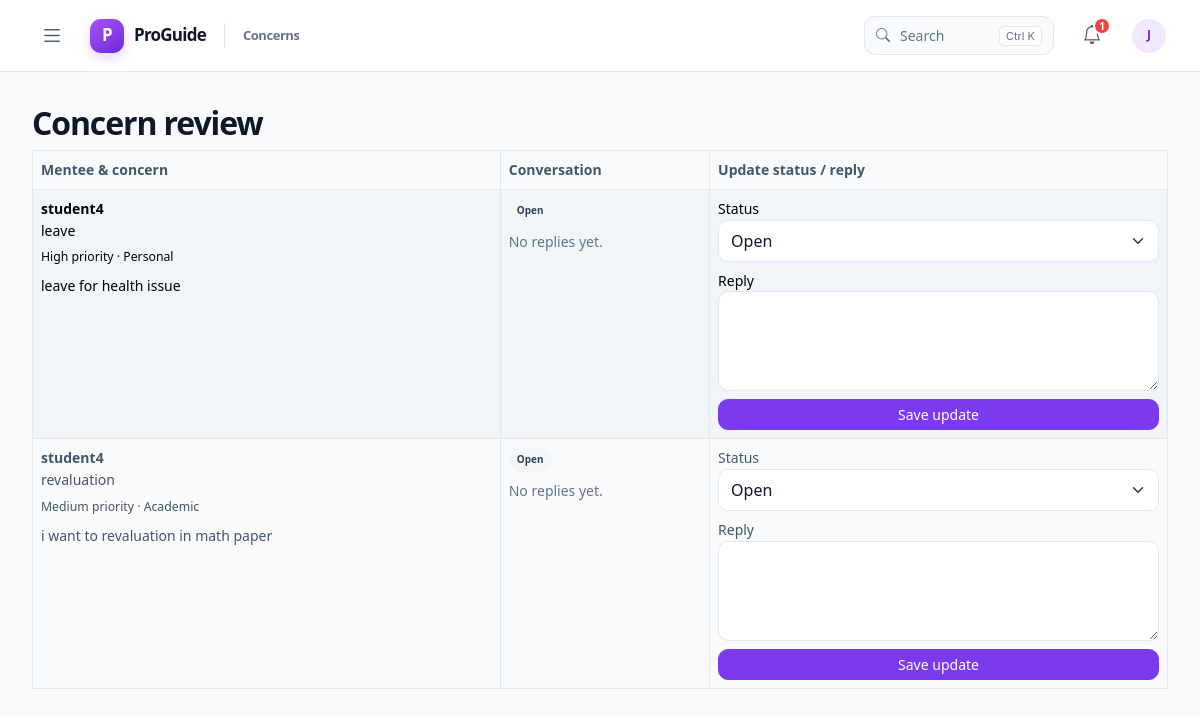
Screenshot of /mentor/concerns (signed in) with the database file from the repository.
### app/models.py (models this page shows, shortened)
class Concern(db.Model):
    __tablename__ = "concerns"
    id = db.Column(db.Integer, primary_key=True)
    mentee_id = db.Column(db.Integer, db.ForeignKey("users.id"), nullable=False)
    mentor_id = db.Column(db.Integer, db.ForeignKey("users.id"), nullable=True)
    title = db.Column(db.String(200), nullable=False)
    category = db.Column(db.String(50), nullable=False)
    description = db.Column(db.Text, nullable=False)
    priority = db.Column(db.String(20), default="medium")
    status = db.Column(db.String(30), default="Open")
    comments = db.Column(db.Text, default="")
    created_at = db.Column(db.DateTime, default=datetime.utcnow)
    updated_at = db.Column(db.DateTime, default=datetime.utcnow, onupdate=datetime.utcnow)
    mentee = db.relationship("User", foreign_keys=[mentee_id])
    mentor = db.relationship("User", foreign_keys=[mentor_id])

class User(db.Model, UserMixin):
    __tablename__ = "users"
    id = db.Column(db.Integer, primary_key=True)
    username = db.Column(db.String(80), unique=True, nullable=False)
    full_name = db.Column(db.String(120), nullable=False)
    email = db.Column(db.String(120), unique=True, nullable=True)
    password_hash = db.Column(db.String(255), nullable=False)
    role = db.Column(db.String(20), nullable=False, default="mentee")
    mentor_id = db.Column(db.Integer, db.ForeignKey("users.id"), nullable=True)
    is_active = db.Column(db.Boolean, nullable=False, default=True)
    must_change_password = db.Column(db.Boolean, nullable=False, default=False)
    created_at = db.Column(db.DateTime, default=datetime.utcnow)
    last_login_at = db.Column(db.DateTime, nullable=True)

### app/blueprints/mentor.py (the view)
@mentor_bp.route("/concerns")
@role_required("mentor")
def concerns():
    mentee_ids = db.session.query(User.id).filter(
        User.role == "mentee",
        User.mentor_id == current_user.id,
    )
    substitute_mentee_ids = db.session.query(Substitution.mentee_id).filter(
        Substitution.substitute_mentor_id == current_user.id,
        Substitution.active.is_(True),
        Substitution.start_date <= date.today(),
        Substitution.end_date >= date.today(),
    )
    concerns = Concern.query.filter(
        Concern.mentee_id.in_(mentee_ids.union(substitute_mentee_ids))
    ).order_by(Concern.created_at.desc()).all()
    return render_template(
        "mentor/concerns.html",
        concerns=concerns,
        review_form=ConcernReviewForm(),
    )

### app/forms.py
class ConcernReviewForm(FlaskForm):
    status = SelectField(
        "Status",
        choices=[("Open", "Open"), ("In Progress", "In progress"), ("Resolved", "Resolved")],
        validators=[DataRequired()],
    )
    response = TextAreaField("Reply", validators=[Optional(), Length(max=2000)])
    submit = SubmitField("Save update")

### app/__init__.py (called while the page is built)
@login_manager.user_loader
def load_user(user_id):
    user = db.session.get(User, int(user_id))
    if user is None or not user.is_active:
        return None
    auth_state = db.session.get(UserAuthState, user.id)
    session_version = session.get("auth_session_version")
    if auth_state and session_version is not None and session_version != auth_state.session_version:
        return None
    if auth_state and auth_state.session_version > 1 and session_version is None:
        return None
    return user

### app/security.py (called while the page is built)
def role_required(*roles):
    def decorator(view_func):
        @wraps(view_func)
        def wrapped_view(*args, **kwargs):
            if not current_user.is_authenticated:
                return redirect(url_for("auth.login", next=request.path))
            if current_user.role not in roles:
                abort(403)
            return view_func(*args, **kwargs)
        return wrapped_view
    return decorator

### app/templates/mentor/concerns.html (shortened to what this page needs)
{% extends 'base.html' %}
{% block content %}
<h2>Concern review</h2>
<table class="table table-bordered table-striped">
    <thead><tr><th>Mentee &amp; concern</th><th>Conversation</th><th>Update status / reply</th></tr></thead>
    <tbody>
        {% for item in concerns %}
        <tr>
            <td>
                <strong>{{ item.mentee.full_name }}</strong>
                <p class="mb-1">{{ item.title }}</p>
                <small>{{ item.priority|title }} priority · {{ item.category|title }}</small>
                <p class="mt-2">{{ item.description }}</p>
            </td>
            <td>
                <span class="status-pill">{{ item.status }}</span>
                {% if item.comments %}<div class="mt-2" style="white-space: pre-line;">{{ item.comments }}</div>{% else %}<p class="muted-copy mt-2">No replies yet.</p>{% endif %}
            </td>
            <td>
                <form method="post" action="{{ url_for('mentor.update_concern', concern_id=item.id) }}" class="d-grid gap-2">
                    <label>Status
                        <select class="form-select" name="status">
                            {% for status in ['Open', 'In Progress', 'Resolved'] %}
                            <option value="{{ status }}" {% if item.status == status %}selected{% endif %}>{{ status }}</option>
                            {% endfor %}
                        </select>
                    </label>
                    <label>Reply <textarea class="form-control" name="response" rows="3" maxlength="2000"></textarea></label>
                    <button class="btn btn-primary btn-sm" type="submit">Save update</button>
                </form>
            </td>
        </tr>
        {% else %}
        <tr><td colspan="4"><div class="table-empty-state"><span><i class="bi bi-chat-square-text" aria-hidden="true"></i></span><strong>No concerns to review</strong><p>Concerns shared with you will appear here.</p></div></td></tr>
        {% endfor %}
    </tbody>
</table>
{% endblock %}

### app/static/css/theme.css (style rules this page uses)
:root { color-scheme: light; --primary: #7c3aed; --primary-strong: #6d28d9; --secondary: #a855f7; --primary-soft: #f3e8ff; --primary-border: #d8b4fe; --accent: #f59e0b; --success: #22c55e; --warning: #f59e0b; --error: #ef4444; --background: #f8fafc; --surface: #ffffff; --surface-muted: #f1f5f9; --border: #e2e8f0; --heading: #0f172a; --body: #475569; --muted: #64748b; --shadow-sm: 0 2px 8px rgb(15 23 42 / 5%); --shadow-md: 0 14px 35px rgb(15 23 42 / 9%); --radius: 14px; --radius-sm: 10px; --header-height: 72px; font-family: Inter, ui-sans-serif, system-ui, -apple-system, BlinkMacSystemFont, "Segoe UI", sans-serif; }
* { box-sizing: border-box; }
body { min-width: 320px; min-height: 100vh; margin: 0; color: var(--body); background: var(--background); font-size: 14px; line-height: 1.55; -webkit-font-smoothing: antialiased; }
button, input, select, textarea { font: inherit; }
h1, h2, h3, h4, h5, h6 { color: var(--heading); font-weight: 700; letter-spacing: -0.035em; }
.muted-copy { margin: 0; color: var(--muted); font-size: 14px; }
.status-pill { display: inline-flex; align-items: center; padding: 4px 8px; border-radius: 999px; color: #334155; background: var(--surface-muted); font-size: 10px; font-weight: 650; white-space: nowrap; }
.app-main .table { --bs-table-bg: transparent; --bs-table-color: var(--body); --bs-table-border-color: var(--border); --bs-table-striped-bg: var(--surface-muted); }
.app-main .form-control, .app-main .form-select { min-height: 42px; border-color: var(--border); border-radius: 10px; color: var(--heading); background-color: var(--surface); }
.app-main textarea.form-control { min-height: 100px; }
.app-main .btn-primary { border-color: var(--primary); border-radius: 10px; background-color: var(--primary); }

### rows the page displays
Concern: mentee.full_name "student4", title "leave", priority "High", category "Personal", description "leave for health issue", status "Open", comments "No replies yet."
Concern: mentee.full_name "student4", title "revaluation", priority "Medium", category "Academic", description "i want to revaluation in math paper", status "Open", comments "No replies yet."

### other values shown
{{ page_title }} "Concerns"
{{ unread_count }} "1"
